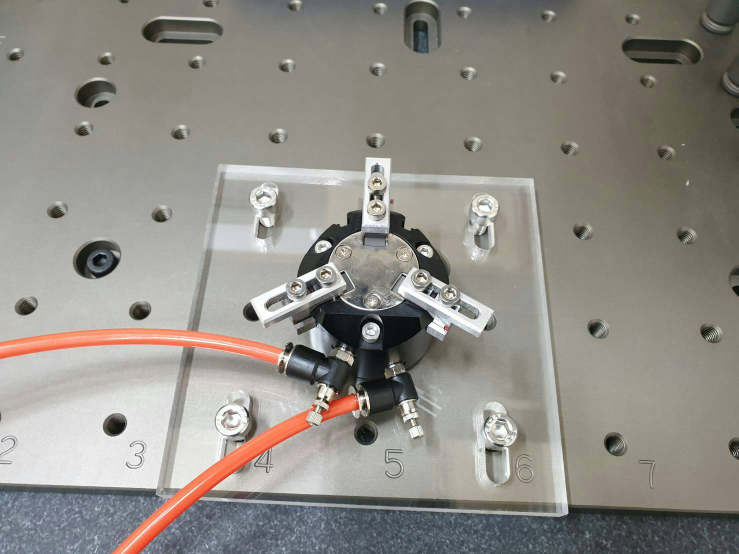
#> input picture object1.jpg, 1477 x 1108 px (shown at 1/2 size)
$ python detect_1.py
#> lines starting #> are read from the running program, lines starting #| are printed output that depends on the picture
import cv2
import numpy as np

src = cv2.imread('object1.jpg')
#> src is the input picture: shape (1108, 1477, 3); mean B, G, R 134.2, 141, 144.4
src= cv2.resize(src,None,fx = 0.8,fy = 0.8,interpolation = cv2.INTER_CUBIC)
#> src: shape (886, 1182, 3)
gray = cv2.cvtColor(src,cv2.COLOR_RGB2GRAY)
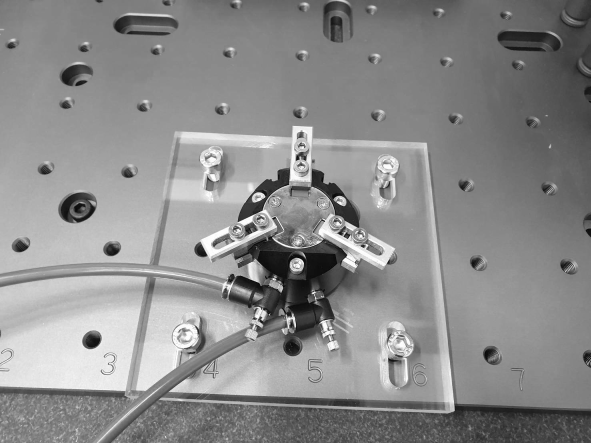
#> gray: shape (886, 1182) (shown at 1/2 size); min 0, max 255, mean 139.3
gray=cv2.medianBlur(gray,5)
edges = cv2.Canny(gray,50,200)
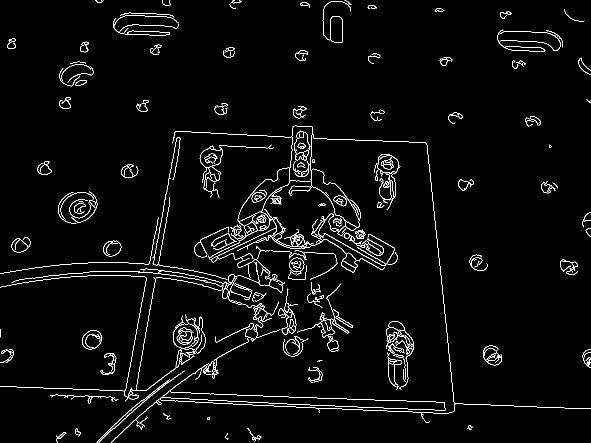
#> edges: shape (886, 1182) (shown at 1/2 size); 2.8% white in thin lines or dots


lines = cv2.HoughLinesP(edges,1,np.pi/180,150,minLineLength =300,maxLineGap =13)
#> lines = [[853, 287, 909, 820], [351, 262, 669, 278], [323, 794, 651, 811], [270, 790, 330, 452]]


N = lines.shape[0]
#> N = 4
for n in range(N):
    x1 = lines[n,:,0]
    y1 = lines[n,:,1]
    x2 = lines[n,:,2]
    y2 = lines[n,:,3]
#> (the run stopped early here; a loop or call above may not have finished)

$ run again, with object2.jpg copied over object1.jpg
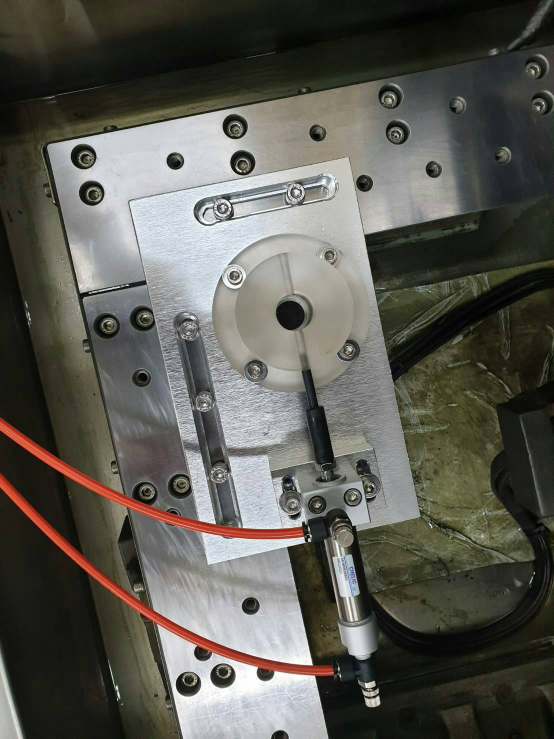
#> input picture object2.jpg, 1108 x 1477 px (shown at 1/2 size)
#> src is the input picture: shape (1477, 1108, 3); mean B, G, R 82.1, 89.2, 90.5
#> src: shape (1182, 886, 3)
#> `gray = cv2.cvtColor(src,cv2.COLOR_RGB2GRAY)`:
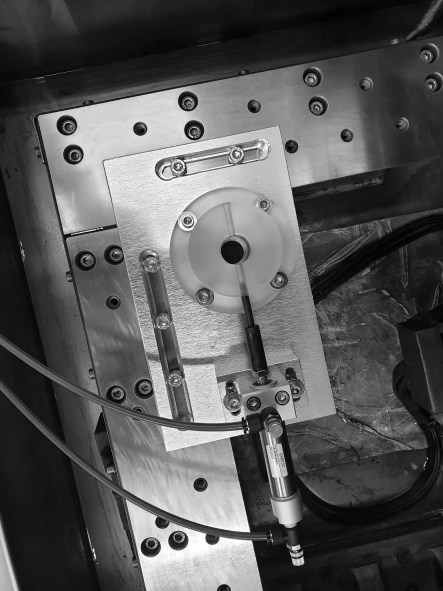
#> gray: shape (1182, 886) (shown at 1/2 size); min 0, max 255, mean 87.2
#> `edges = cv2.Canny(gray,50,200)`:
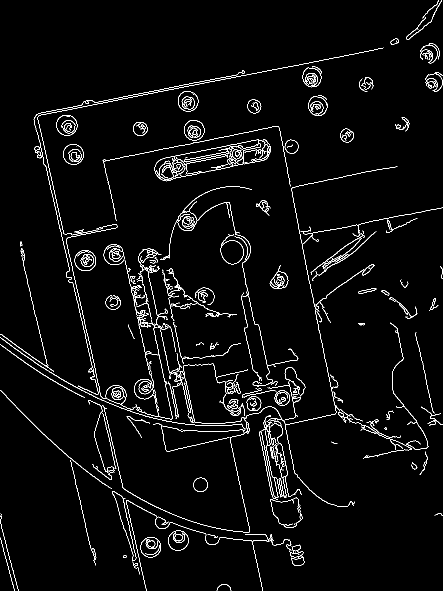
#> edges: shape (1182, 886) (shown at 1/2 size); 3.1% white in thin lines or dots
#> lines = [[71, 232, 751, 99], [259, 560, 332, 901], [453, 845, 525, 1181]]
